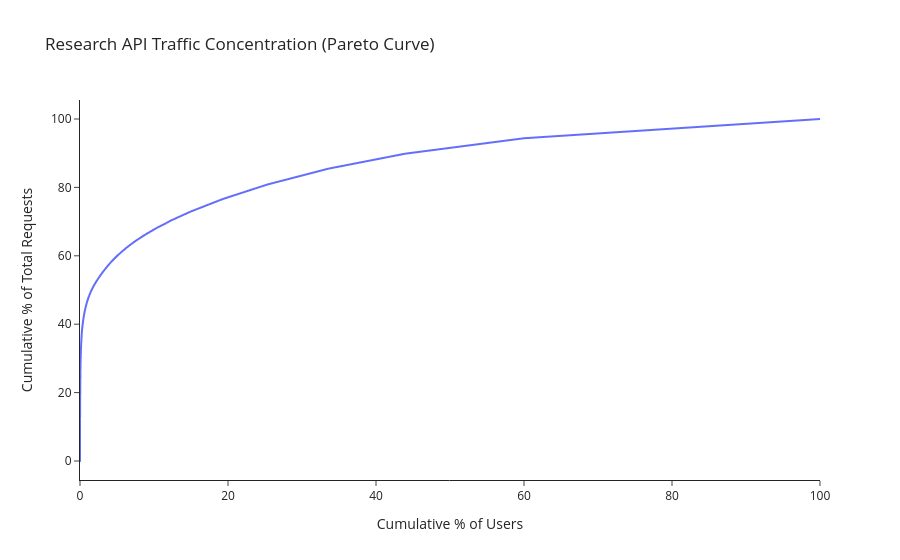

Notebook code cell kept with this figure:
### Markdown cell above
## 6) Chart Prototype: Pareto Traffic Concentration

**What is calculated here:**
- Cumulative % of users vs cumulative % of research requests.
- Share of requests generated by top 5% of users.

**How it is calculated:**
- Count requests per user and sort descending.
- Compute cumulative percentages for users and requests.
- Draw reference lines at 5% users and corresponding request share.

**Expected output:**
- Printed top-5% request share.
- Plotly Pareto line chart.

### Code cell
# Chart prototype 3: Pareto concentration of research traffic
pareto_raw = research_requests.copy()
pareto_raw["user_id"] = pd.to_numeric(pareto_raw["user_id"], errors="coerce")
pareto_raw = pareto_raw.dropna(subset=["user_id"]).copy()
pareto_raw["user_id"] = pareto_raw["user_id"].astype(int)

counts = pareto_raw.groupby("user_id").size().sort_values(ascending=False)
pareto = pd.DataFrame({"requests": counts.values})
pareto["cum_requests_pct"] = 100.0 * pareto["requests"].cumsum() / pareto["requests"].sum()
pareto["cum_users_pct"] = 100.0 * (pareto.index + 1) / len(pareto)
pareto = pd.concat(
    [
        pd.DataFrame({"cum_users_pct": [0.0], "cum_requests_pct": [0.0]}),
        pareto[["cum_users_pct", "cum_requests_pct"]],
    ],
    ignore_index=True,
)

fig_pareto = px.line(
    pareto,
    x="cum_users_pct",
    y="cum_requests_pct",
    title="Research API Traffic Concentration (Pareto Curve)",
    labels={
        "cum_users_pct": "Cumulative % of Users",
        "cum_requests_pct": "Cumulative % of Total Requests",
    },
)
y_at_5 = float(
    pareto.loc[pareto["cum_users_pct"] >= 5.0, "cum_requests_pct"].head(1).fillna(0.0).iloc[0]
)
fig_pareto.add_vline(x=5.0, line_dash="dash", line_color="gray")
fig_pareto.add_hline(y=y_at_5, line_dash="dash", line_color="gray")
fig_pareto.update_layout(template="simple_white")
fig_pareto.show()

print(f"Users in Pareto analysis: {len(counts):,}")
print(f"At 5% of users, cumulative request share is {y_at_5:.2f}%")

### Figure 1 — Plotly figure (JSON) as saved in the notebook; plotly's stock layout.template omitted (floating-point values rounded to 4 significant figures; data arrays with more than 128 entries replaced by an {"elided": "..."} marker saying what was removed)
{"data": [{"hovertemplate": "Cumulative % of Users=%{x}<br>Cumulative % of Total Requests=%{y}<extra></extra>", "legendgroup": "", "line": {"color": "#636efa", "dash": "solid"}, "marker": {"symbol": "circle"}, "mode": "lines", "name": "", "showlegend": false, "type": "scattergl", "x": {"elided": "16334 float values"}, "xaxis": "x", "y": {"elided": "16334 float values"}, "yaxis": "y"}], "layout": {"legend": {"tracegroupgap": 0}, "shapes": [{"line": {"color": "gray", "dash": "dash"}, "type": "line", "x0": 5, "x1": 5, "xref": "x", "y0": 0, "y1": 1, "yref": "y domain"}, {"line": {"color": "gray", "dash": "dash"}, "type": "line", "x0": 0, "x1": 1, "xref": "x domain", "y0": 59.94, "y1": 59.94, "yref": "y"}], "title": {"text": "Research API Traffic Concentration (Pareto Curve)"}, "xaxis": {"anchor": "y", "domain": [0, 1], "title": {"text": "Cumulative % of Users"}}, "yaxis": {"anchor": "x", "domain": [0, 1], "title": {"text": "Cumulative % of Total Requests"}}}}
